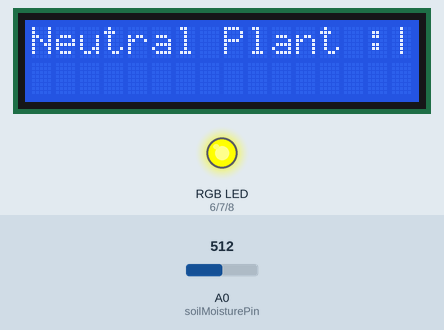
Recording of a sketch running on a simulated Arduino Uno, built with avr-gcc and run on an emulated ATmega328P. Shown: 16×2 character LCD, an RGB LED mixed from three pins (HIGH = lit). Inputs (shaded band) come from the test bench; at power-on: A0 (soilMoisturePin) = 512. What the sketch prints to the serial monitor is not drawn.

Above: at 1.2 s.
1.3 s: A0 (soilMoisturePin) set to 583
3.2 s: A0 (soilMoisturePin) set to 618
At 5.2 s:
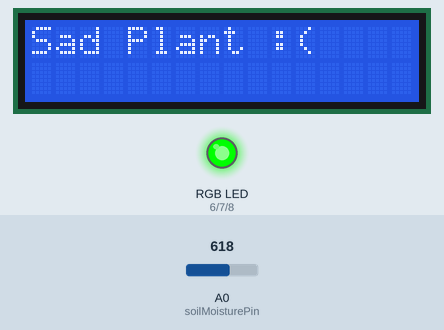
5.5 s: A0 (soilMoisturePin) set to 390
At 7.0 s:
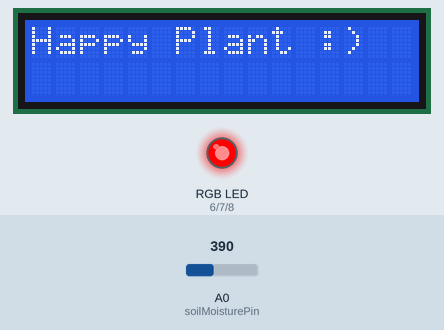
7.5 s: A0 (soilMoisturePin) set to 417
At 8.9 s:
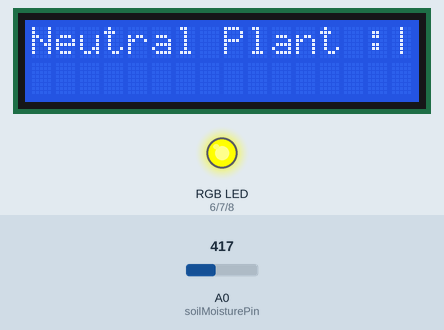
9.6 s: A0 (soilMoisturePin) set to 306
At 10.8 s:
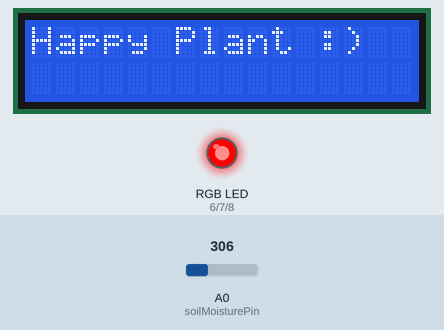
Timing chart, 0 to 12.6 s (numbered marks = the images above; inputs shaded):
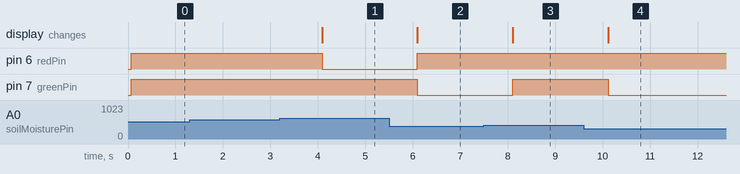

The sketch:

surprising_densor_esboo1.ino
```cpp
#include <LiquidCrystal.h>

// Pin configuration
const int soilMoisturePin = A0;  // Analog pin connected to the soil moisture sensor
const int redPin = 6;            // Red LED pin
const int greenPin = 7;          // Green LED pin
const int bluePin = 8;           // Blue LED pin

// Create LCD object
LiquidCrystal lcd(12, 11, 5, 4, 3, 2); // RS, E, D4, D5, D6, D7

void setup() {
  // Initialize the LCD
  lcd.begin(16, 2);
  lcd.print("Mood-Reading Plant");

  // Initialize LED pins
  pinMode(redPin, OUTPUT);
  pinMode(greenPin, OUTPUT);
  pinMode(bluePin, OUTPUT);

  // Start the serial monitor for debugging
  Serial.begin(9600);
}

void loop() {
  // Read the moisture value (0-1023)
  int moistureLevel = analogRead(soilMoisturePin);

  // Print moisture level to the serial monitor for debugging
  Serial.print("Moisture Level: ");
  Serial.println(moistureLevel);

  // Clear the LCD screen
  lcd.clear();

  // Display mood and control LEDs based on moisture level
  if (moistureLevel > 600) {  // High moisture = Happy mood
    lcd.print("Sad Plant :(");
    setMood(0, 255, 0);  // Green LED for happy
  } else if (moistureLevel > 400) {  // Medium moisture = Neutral mood
    lcd.print("Neutral Plant :| ");
    setMood(255, 255, 0);  // Yellow LED for neutral
  } else {  // Low moisture = Sad mood
    lcd.print("Happy Plant :)");
    setMood(255, 0, 0);  // Red LED for sad
  }

  // Wait for a while to update the display
  delay(1000);
}

// Function to set the RGB LED color
void setMood(int red, int green, int blue) {
  analogWrite(redPin, red);
  analogWrite(greenPin, green);
  analogWrite(bluePin, blue);
}
```

Measured:
- the behaviour switches between 600 and 601 on A0 (soilMoisturePin) (found by bisection; images 0 and 1)
- the behaviour switches between 400 and 401 on A0 (soilMoisturePin) (found by bisection; images 2 and 3)
- after the input at 1.3 s, every drawn part: stays the same
- after the input at 3.2 s, pin 6 (redPin): HIGH → LOW after 0.89 s; the display: changes after 0.89 s (image 1)
- after the input at 5.5 s, pin 6 (redPin): LOW → HIGH after 0.60 s; pin 7 (greenPin): HIGH → LOW after 0.60 s; the display: changes after 0.60 s (image 2)
- after the input at 7.5 s, pin 7 (greenPin): LOW → HIGH after 0.61 s; the display: changes after 0.61 s (image 3)
- after the input at 9.6 s, pin 7 (greenPin): HIGH → LOW after 0.52 s; the display: changes after 0.52 s (image 4)
